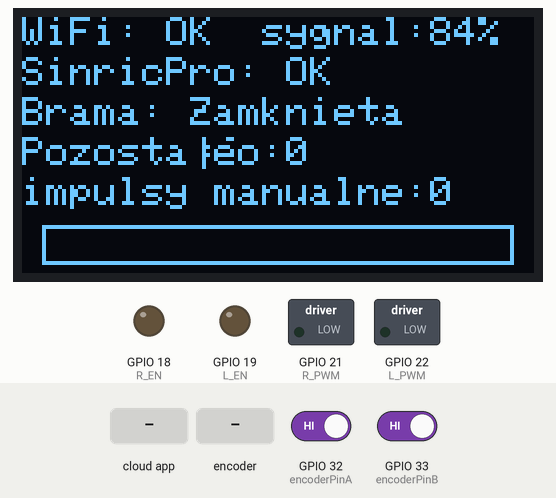
Recording of a program running on a simulated ESP32. Parts: 128×64 one-colour display, switched loads named in the program (green lamp = pin HIGH), output pins drawn as LEDs (lit = HIGH). The inputs (shaded band) are chosen by the test bench; at power-on: GPIO 32 (encoderPinA) HIGH, GPIO 33 (encoderPinB) HIGH. WiFi joins after 1.5 s; servers stay silent unless stated; EEPROM starts erased; what the program prints to the serial monitor is not drawn.

Above: at 5.7 s.
5.8 s: the phone or cloud app sets 682481e9bddfc53e33f50cb1 to 0
At 8.7 s:
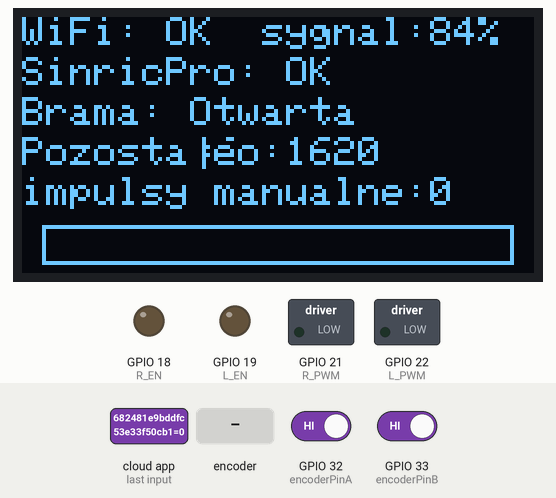
8.8 s: the phone or cloud app sets 682481e9bddfc53e33f50cb1 to 1
At 11.39 s:
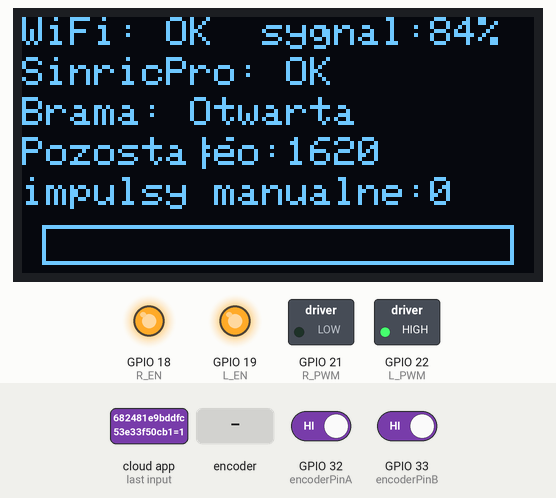
11.8 s: rotary encoder on GPIO 32 (encoderPinA) / GPIO 33 (encoderPinB) turned 3 steps (first pin leading)
At 13.3 s:
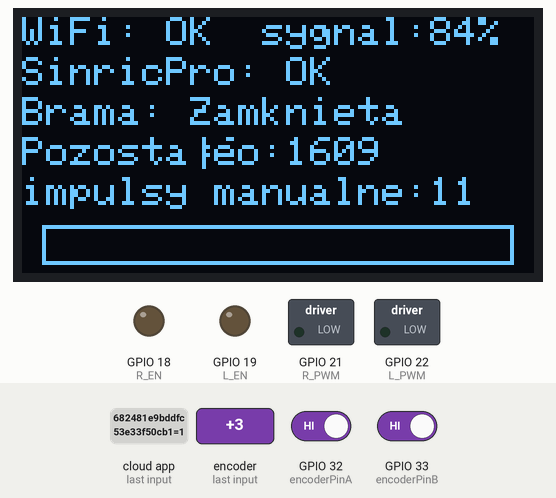
13.9 s: rotary encoder on GPIO 32 (encoderPinA) / GPIO 33 (encoderPinB) turned 1 step (first pin leading)
At 15.0 s:
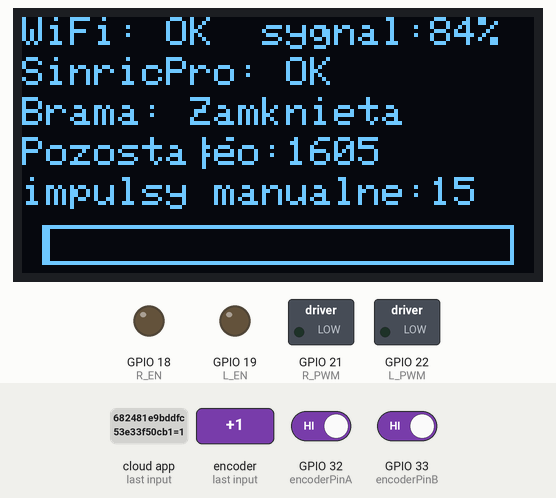
Timing chart, 0 to 16.6 s (numbered marks = the images above; inputs shaded):
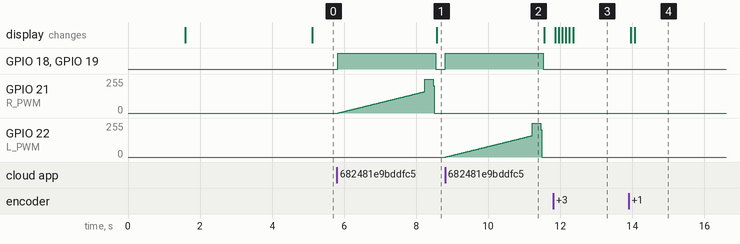

Measured:
- after the input at 5.8 s, GPIO 18 (R_EN), GPIO 19 (L_EN): LOW → HIGH at once, → LOW 2.7 s later; GPIO 21 (R_PWM): rises from 0/255 to 255/255 in 2.4 s, then falls to 0/255 in 0.27 s; the display: changes after 2.8 s (image 1)
- after the input at 8.8 s, GPIO 18 (R_EN), GPIO 19 (L_EN): LOW → HIGH at once, → LOW 2.7 s later; GPIO 22 (L_PWM): rises from 0/255 to 255/255 in 2.4 s, then falls to 0/255 in 0.27 s
- after the input at 11.8 s, the display: first changes after 0.06 s (image 3 shows a later state)
- after the input at 13.9 s, the display: first changes after 0.06 s (image 4 shows a later state)

The program:

main.cpp
```cpp
#include <Arduino.h>
#include "GateMotor.h"
#include "EncoderHandler.h"
#include "DisplayManager.h"
#include "ConnectivityManager.h"
#include "Config.h"
#include <Adafruit_SSD1306.h>
#include <Wire.h>
#include <RCSwitch.h>

Preferences preferences;

Adafruit_SSD1306 display(SCREEN_WIDTH, SCREEN_HEIGHT, &Wire, -1);

//stany
bool isGateOpen = false; // isGateOpen == true  → brama OTWARTA // isGateOpen == false → brama ZAMKNIĘTA
bool motorRunning = false;
bool movementCompleted = true;
bool manualMovementEnabled = false;

//liczniki
int manualMovementPulses = 0;
int lastPulseCount = 0;
unsigned long lastEncoderChangeTime = 0;
int lastEncoderValue = 0;
int adjustedPulseLimit = 0;
unsigned long motorStopTime = 0;

void setup() {
  Serial.begin(115200);

  pinMode(R_EN, OUTPUT);
  pinMode(L_EN, OUTPUT);
  pinMode(R_PWM, OUTPUT);
  pinMode(L_PWM, OUTPUT);

  pinMode(encoderPinA, INPUT_PULLUP);
  pinMode(encoderPinB, INPUT_PULLUP);
  attachInterrupt(digitalPinToInterrupt(encoderPinA), updateEncoder, CHANGE);
  attachInterrupt(digitalPinToInterrupt(encoderPinB), updateEncoder, CHANGE);

  preferences.begin("gate", false); //false = read/write, true = read-only
  movementCompleted = preferences.getBool("moveComp", true); //("nazwa_zmiennej", wartosc_domyslna)
  isGateOpen = preferences.getBool("isGateOpen", false);
  encoderPulseCount = preferences.getInt("encPulseCnt", 0);
  manualMovementPulses = preferences.getInt("manMovePuls", 0);
  preferences.end();

  if (movementCompleted) {
    encoderPulseCount = 0;
    manualMovementPulses = 0;

    preferences.begin("gate", false);
    preferences.putInt("encPulseCnt", 0);
    preferences.putInt("manMovePuls", 0);
    preferences.putBool("moveComp", true);
    preferences.putBool("isGateOpen", isGateOpen);
    preferences.end();
  }

  //i2c
  Wire.begin(OLED_SDA, OLED_SCL);
  if (!display.begin(SSD1306_SWITCHCAPVCC, 0x3C)) {
    Serial.println(F("Blad OLED!"));
    while (true);
  }

  display.clearDisplay();
  display.display(); //bufor -> wyświetlacz

  if (connectToWiFi()) {
    connectToSinricPro();
    sendGateStateToSinricPro(isGateOpen);
  }

  setupSinricProCallbacks();

  myRemoteSwitch.enableReceive(digitalPinToInterrupt(RF_RECEIVER_PIN));
  updateDisplay();
}

void loop() {
  handleConnectivity();
  handleMotorStopAftermath();
  checkManualMovement();
  handleRemoteControl();
  WiFiQuality();
  updateDisplay();
}
```

ConnectivityManager.cpp
```cpp
#include "ConnectivityManager.h"
#include <WiFi.h>
#include <SinricPro.h>
#include <SinricProSwitch.h>
#include "Config.h"
#include "GateMotor.h"
#include <RCSwitch.h>

RCSwitch myRemoteSwitch = RCSwitch();

bool sinricProConnected = false;
unsigned long lastWiFiCheck = 0;
unsigned long lastSinricProReconnectAttempt = 0;
int WiFiSignalQuality = 0;

bool connectToWiFi() {
  if (WiFi.status() == WL_CONNECTED) return true;

  Serial.println("Laczenie z WiFi...");

  WiFi.setSleep(false);
  WiFi.setAutoReconnect(true);
  WiFi.begin(WIFI_SSID, WIFI_PASS);

  for (int i = 0; i <= 20; i++) {
    if (WiFi.status() == WL_CONNECTED) {
      Serial.println("\nPolaczono z WiFi!");
      return true;
    }
    delay(500);
    Serial.print(".");
  }

  Serial.println("\nBłąd połączenia!");
  return false;
}

bool connectToSinricPro() {
  if (WiFi.status() != WL_CONNECTED) return false;

  SinricProSwitch &mySwitch = SinricPro[SWITCH_ID];
  mySwitch.onPowerState(handleSinricGateRequest);

  SinricPro.begin(APP_KEY, APP_SECRET);
  SinricPro.restoreDeviceStates(true);

  unsigned long startTime = millis();
  while (!SinricPro.isConnected() && millis() - startTime < 5000) {
    SinricPro.handle();
    yield();
  }

  sinricProConnected = SinricPro.isConnected();
  if (sinricProConnected) {
    Serial.println("Polaczono z SinricPro!");
    sendGateStateToSinricPro(isGateOpen);
  } else {
    Serial.println("Rozlaczono z SinricPro!");
  }
  return sinricProConnected;
}

void handleConnectivity() {
  unsigned long currentMillis = millis();

  if (currentMillis - lastWiFiCheck >= WiFiCheckInterval) {
    lastWiFiCheck = currentMillis;
    if (!connectToWiFi()) {
      sinricProConnected = false;
    } else if (!sinricProConnected) {
      connectToSinricPro();
    }
  }

  if (WiFi.status() == WL_CONNECTED && !sinricProConnected &&
      currentMillis - lastSinricProReconnectAttempt >= SinricProReconnectInterval) {
    lastSinricProReconnectAttempt = currentMillis;
    connectToSinricPro();
  }

  if (sinricProConnected) {
    SinricPro.handle();
  }
}

//Gdy sinricpro przekazuje "zamknij" to desiredState == true
bool handleSinricGateRequest(const String &deviceId, bool &desiredState) {
  if (motorRunning) return false;

  if (movementCompleted && isGateOpen == !desiredState) {
    sendGateStateToSinricPro(isGateOpen);
    return true;
  }

  moveGate(desiredState);
  isGateOpen = !desiredState;

  preferences.begin("gate", false);
  preferences.putBool("isGateOpen", isGateOpen);
  preferences.end();

  return true;
}

void handleRemoteControl() {
  if (motorRunning) return;

  if (myRemoteSwitch.available()) {
    unsigned long receivedCode = myRemoteSwitch.getReceivedValue();

    if (receivedCode == REMOTE_TOGGLE_CODE && movementCompleted) {
      moveGate(isGateOpen);
      isGateOpen = !isGateOpen;

      preferences.begin("gate", false);
      preferences.putBool("isGateOpen", isGateOpen);
      preferences.end();

      SinricProSwitch &mySwitch = SinricPro[SWITCH_ID];
      mySwitch.sendPowerStateEvent(!isGateOpen);  // true = zamknięta
    }
  }

  myRemoteSwitch.resetAvailable();
}

void sinricProOnConnected() {
  sinricProConnected = true;
  Serial.println("SinricPro connected!");
  sendGateStateToSinricPro(isGateOpen);
  updateDisplay();
}

void sinricProOnDisconnected() {
  sinricProConnected = false;
  Serial.println("SinricPro disconnected!");
  updateDisplay();
}

void setupSinricProCallbacks() {
  SinricPro.onConnected(sinricProOnConnected);
  SinricPro.onDisconnected(sinricProOnDisconnected);
}

void sendGateStateToSinricPro(bool isGateOpen) {
  SinricProSwitch &mySwitch = SinricPro[SWITCH_ID];
  mySwitch.sendPowerStateEvent(!isGateOpen); // Wyślij do SinricPro aktualny stan bramy (w google home false to otwarta)
}

void WiFiQuality() {
  static unsigned long lastWiFiCheck = 0;

  if (millis() - lastWiFiCheck > 5000) {
    long rssi = WiFi.RSSI();
    WiFiSignalQuality = map(rssi, -100, -50, 0, 100);
    WiFiSignalQuality = constrain(WiFiSignalQuality, 0, 100);
    lastWiFiCheck = millis();

    Serial.print("WiFi Signal Quality: ");
    Serial.print(WiFiSignalQuality);
    Serial.println("%");
  }
}
```

ConnectivityManager.h
```cpp
#ifndef CONNECTIVITYMANAGER_H
#define CONNECTIVITYMANAGER_H

#include <Arduino.h>
#include <RCSwitch.h>

bool connectToWiFi();
bool connectToSinricPro();
void handleConnectivity();
bool handleSinricGateRequest(const String &deviceId, bool &desiredState);
void handleRemoteControl();
void sendGateStateToSinricPro(bool isGateOpen);
void setupSinricProCallbacks();
void WiFiQuality();

extern bool sinricProConnected;
extern RCSwitch myRemoteSwitch;
extern int WiFiSignalQuality;

#endif
```

DisplayManager.cpp
```cpp
#include "DisplayManager.h"
#include <Adafruit_SSD1306.h>
#include <Wire.h>
#include "Config.h"
#include <WiFi.h>
#include "ConnectivityManager.h"

void updateDisplay() {
  // zabezpieczenie przed zbyt czestym odswiezaniem oleda
  static unsigned long lastUpdate = 0;
  if (millis() - lastUpdate < 100) return;
  lastUpdate = millis();

  display.clearDisplay();
  display.setTextSize(1);
  display.setTextColor(SSD1306_WHITE);


  display.setCursor(0, 0);
  if (WiFi.status() == WL_CONNECTED) {
    display.print("WiFi: OK  sygnal:");
    display.print(WiFiSignalQuality);
    display.println("%");
  } else {
    display.println("WiFi: Brak");
  }

  display.setCursor(0, 10);
  display.print("SinricPro: ");
  display.println(sinricProConnected ? "OK" : "Brak");

  display.setCursor(0, 20);
  display.print("Brama: ");
  if (motorRunning) {
    display.println(isGateOpen ? "Zamykanie..." : "Otwieranie...");
  } else {
    display.println(isGateOpen ? "Otwarta" : "Zamknieta");
  }

  display.setCursor(0, 30);
  display.print("Pozostało:");
  int currentCount;
  portENTER_CRITICAL(&mux);
  currentCount = abs(encoderPulseCount);
  portEXIT_CRITICAL(&mux);
  int remaining = max(0, adjustedPulseLimit - currentCount);
  display.println(remaining);

  display.setCursor(0, 40);
  display.print("impulsy manualne:");
  display.println(manualMovementPulses);

  int progress = map(abs(encoderPulseCount), 0, adjustedPulseLimit, 0, 118);
  display.drawRect(5, 52, 118, 10, SSD1306_WHITE);
  display.fillRect(6, 53, progress, 8, SSD1306_WHITE);

  display.setTextSize(1);
  display.setTextColor(SSD1306_BLACK);
  const char* label = "Poray_Electrics";
  int textX = (SCREEN_WIDTH - strlen(label) * 6) / 2;
  int textY = 54;

  for (int i = 0; i < strlen(label); i++) {
    int charX = textX + i * 6;
    if (charX + 6 < 6 + progress) {
      display.setCursor(charX, textY);
      display.write(label[i]);
    }
  }

  display.display();
}
```

DisplayManager.h
```cpp
#ifndef DISPLAYMANAGER_H
#define DISPLAYMANAGER_H

void updateDisplay();

#endif
```

EncoderHandler.cpp
```cpp
#include "EncoderHandler.h"
#include "Config.h"

volatile int encoderPulseCount = 0;
int lastEncoded = 0;

portMUX_TYPE mux = portMUX_INITIALIZER_UNLOCKED;


void IRAM_ATTR updateEncoder() {
  int MSB = digitalRead(encoderPinA);
  int LSB = digitalRead(encoderPinB);
  int encoded = (MSB << 1) | LSB;
  int sum = (lastEncoded << 2) | encoded;

  portENTER_CRITICAL_ISR(&mux);
  if (sum == 0b1101 || sum == 0b0100 || sum == 0b0010 || sum == 0b1011)
    encoderPulseCount++;
  else if (sum == 0b1110 || sum == 0b0111 || sum == 0b0001 || sum == 0b1000)
    encoderPulseCount--;
  portEXIT_CRITICAL_ISR(&mux);

  lastEncoded = encoded;
}
```

EncoderHandler.h
```cpp
#ifndef ENCODERHANDLER_H
#define ENCODERHANDLER_H

#include <Arduino.h>

void IRAM_ATTR updateEncoder();

extern volatile int encoderPulseCount;
extern portMUX_TYPE mux;

#endif
```

GateMotor.cpp
```cpp
#include "GateMotor.h"
#include "Config.h"
#include <Adafruit_SSD1306.h>
#include <Wire.h>
#include "ConnectivityManager.h"

void stopMotor(bool closing) {
  int currentPWM = (closing) ? analogRead(L_PWM) : analogRead(R_PWM);
  const int steps = 10;
  const int stepDelay = 30;

  for (int i = 0; i < steps; i++) {
    currentPWM -= currentPWM / (steps - i);
    currentPWM = max(currentPWM, 0);

    if (closing) {
      analogWrite(L_PWM, currentPWM);
    } else {
      analogWrite(R_PWM, currentPWM);
    }

    unsigned long start = millis();
    while (millis() - start < stepDelay) {
      yield();
    }
  }

  digitalWrite(R_EN, LOW);
  digitalWrite(L_EN, LOW);
  analogWrite(R_PWM, 0);
  analogWrite(L_PWM, 0);

  motorRunning = false;
  movementCompleted = true;
  isGateOpen = !closing;

  preferences.begin("gate", false);
  preferences.putBool("isGateOpen", isGateOpen);
  preferences.putBool("moveComp", true);
  preferences.end();

Serial.print("Stop: Brama ");
Serial.println(isGateOpen ? "otwarta" : "zamknieta");
Serial.print("Wykonane impulsy: ");
portENTER_CRITICAL(&mux);
Serial.println(encoderPulseCount);
portEXIT_CRITICAL(&mux);
}

void softStart(bool closing) {
  digitalWrite(R_EN, HIGH);
  digitalWrite(L_EN, HIGH);
  analogWrite(R_PWM, 0);
  analogWrite(L_PWM, 0);
  delay(5);

  motorRunning = true;

  for (int pwm = 0; pwm <= pwmValue; pwm += 1) {
    if (closing) {
      analogWrite(R_PWM, 0);
      analogWrite(L_PWM, pwm);
    } else {
      analogWrite(R_PWM, pwm);
      analogWrite(L_PWM, 0);
    }

    unsigned long start = millis();
    while (millis() - start < 15) {
      yield();
    }
  }
  Serial.print("Start: ");
Serial.println(closing ? "Zamykanie bramy" : "Otwieranie bramy");
}

void moveGate(bool closing) {
  manualMovementEnabled = false;

  if (movementCompleted) {
    portENTER_CRITICAL(&mux);
    encoderPulseCount = 0;
    portEXIT_CRITICAL(&mux);
    lastEncoderValue = 0;
    lastEncoderChangeTime = millis();
  }

  adjustedPulseLimit = pulseLimit;

  preferences.begin("gate", false);
  int manualOffset = preferences.getInt("manMovePuls", 0);
  preferences.putInt("manMovePuls", 0);
  preferences.end();

  adjustedPulseLimit = pulseLimit - abs(manualOffset);

  bool brakingPhase = adjustedPulseLimit < 180;
  const int brakingStart = adjustedPulseLimit * 0.82;
  bool movementStopped = false;

  softStart(closing);

  while (!movementStopped) {
    int currentCount;
    portENTER_CRITICAL(&mux);
    currentCount = abs(encoderPulseCount);
    portEXIT_CRITICAL(&mux);

    if (currentCount != lastEncoderValue) {
      lastEncoderValue = currentCount;
      lastEncoderChangeTime = millis();
    }

    if (motorRunning && (millis() - lastEncoderChangeTime > ENCODER_TIMEOUT)) {
      stopMotor(closing);
      updateDisplay();
      movementStopped = true;
      break;
    }

    if (!brakingPhase && currentCount >= brakingStart) {
      brakingPhase = true;
    }

    if (brakingPhase) {
      int remainingDistance = adjustedPulseLimit - currentCount;
      int dynamicPWM = (remainingDistance > 180)
        ? map(remainingDistance, 180, adjustedPulseLimit - brakingStart, minPWM, pwmValue)
        : minPWM;

      dynamicPWM = constrain(dynamicPWM, minPWM, pwmValue);
      analogWrite(closing ? L_PWM : R_PWM, dynamicPWM);
    }

    updateDisplay();
    delay(10);
  }

  updateDisplay();
}

void handleMotorStopAftermath() {
  if (motorRunning || millis() - motorStopTime < 1000) return;

  if (!manualMovementEnabled && encoderPulseCount != 0) {
    noInterrupts();
    encoderPulseCount = 0;
    interrupts();
    manualMovementEnabled = true;
    manualMovementPulses = 0;
    lastPulseCount = 0;
    updateDisplay();
  }
}

void checkManualMovement() {
  if (!manualMovementEnabled) return;

  int currentPulseCount;
  portENTER_CRITICAL(&mux);
  currentPulseCount = encoderPulseCount;
  portEXIT_CRITICAL(&mux);

  if (currentPulseCount != lastPulseCount) {
    int delta = currentPulseCount - lastPulseCount;
    manualMovementPulses += delta;
    lastPulseCount = currentPulseCount;

    static unsigned long lastSaveTime = 0;

    if (!motorRunning && millis() - lastSaveTime > 3000) {
      preferences.begin("gate", false);
      preferences.putInt("manMovePuls", manualMovementPulses);
      preferences.end();
      lastSaveTime = millis();
    }

    if (abs(manualMovementPulses) >= manualThreshold) {
      isGateOpen = !isGateOpen;


  Serial.print("Zmiana stanu przez ruch reczny. Brama: ");
  Serial.println(isGateOpen ? "otwarta" : "zamknieta");

      manualMovementPulses = 0;

      preferences.begin("gate", false);
      preferences.putInt("manMovePuls", 0);
      preferences.putBool("isGateOpen", isGateOpen);
      preferences.end();

      sendGateStateToSinricPro(isGateOpen);
    }

    updateDisplay();
    Serial.print("Ruch reczny, impulsy: ");
    Serial.println(manualMovementPulses);
  }
}
```

GateMotor.h
```cpp
#ifndef GATEMOTOR_H
#define GATEMOTOR_H

#include <Arduino.h>

void moveGate(bool closing);
void stopMotor(bool closing);
void softStart(bool closing);
void handleMotorStopAftermath();
void checkManualMovement();
void updateDisplay();

extern volatile int encoderPulseCount;
extern bool motorRunning;
extern bool isGateOpen;
extern bool movementCompleted;


#endif
```

config.h
```cpp
#ifndef CONFIG_H
#define CONFIG_H

#include <Arduino.h>
#include <Preferences.h>
#include <Adafruit_SSD1306.h>

// Piny mostka H
constexpr int R_EN = 18;
constexpr int L_EN = 19;
constexpr int R_PWM = 21;
constexpr int L_PWM = 22;

// Piny enkodera
constexpr int encoderPinA = 32;
constexpr int encoderPinB = 33;

// OLED
constexpr int SCREEN_WIDTH = 128;
constexpr int SCREEN_HEIGHT = 64;
constexpr int OLED_SDA = 13;
constexpr int OLED_SCL = 14;

// WiFi i SinricPro
constexpr char WIFI_SSID[] = "T-Mobile_Swiatlowod_2.4GHz_8D01";
constexpr char WIFI_PASS[] = "ab6rrus77r7xcsck";
constexpr char APP_KEY[] = "859e7ba9-afbf-4881-9956-a668168bb197";
constexpr char APP_SECRET[] = "d6f280dd-f1d4-481f-8230-75207a82df60-1e86b2d2-6454-4037-9ac0-726be5ac782f";
constexpr char SWITCH_ID[] = "682481e9bddfc53e33f50cb1";

//pilot
#define RF_RECEIVER_PIN 27
constexpr unsigned long REMOTE_TOGGLE_CODE = 606175806;

//inne
constexpr int pulseLimit = 1620;
constexpr int manualThreshold = 1500;
constexpr int pwmValue = 160;
constexpr int minPWM = 55;
constexpr unsigned long ENCODER_TIMEOUT = 140;
constexpr unsigned long WiFiCheckInterval = 5000;
constexpr unsigned long SinricProReconnectInterval = 5000;

extern bool manualMovementEnabled;
extern unsigned long lastEncoderChangeTime;
extern int lastEncoderValue;
extern int adjustedPulseLimit;
extern unsigned long motorStopTime;
extern Preferences preferences;
extern volatile int encoderPulseCount;
extern bool motorRunning;
extern bool isGateOpen;
extern bool movementCompleted;
extern bool sinricProConnected;
extern int manualMovementPulses;
extern int lastPulseCount;
extern portMUX_TYPE mux;
extern Adafruit_SSD1306 display;
#endif
```
